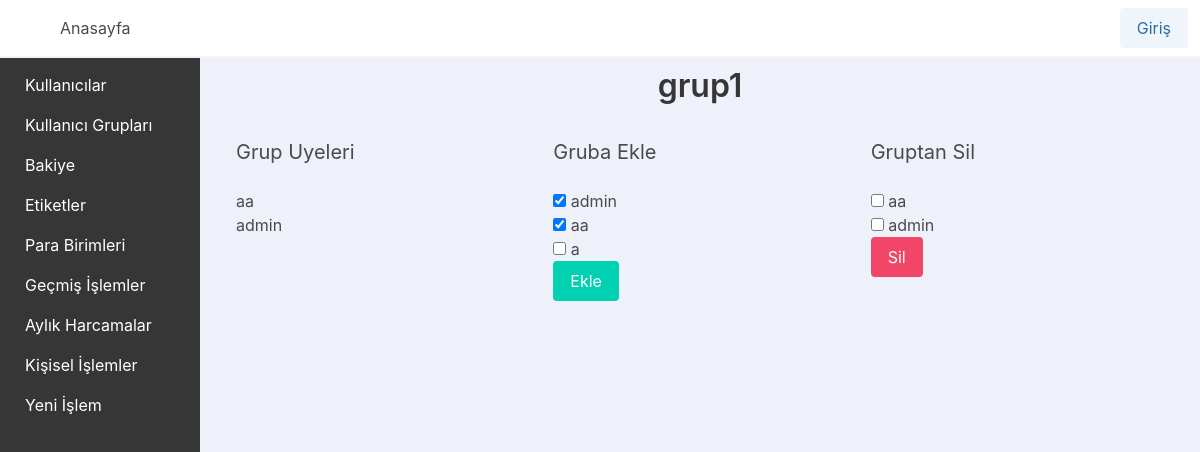
The page /groupdetail/1 on the database its author committed.
### app_base/models.py (models this page shows, shortened)
class MuUser(AbstractUser):
    username_validator = UnicodeUsernameValidator()
    username = models.CharField(_("Kullanıcı Adı"), max_length=150, unique=True, help_text=_("Max 150 karakter olabilir. Harfler, sayilar ve sadece @/./+/-/_ olabilir"), validators=[username_validator], error_messages={"unique": _("Bu isimde bir kullanici zaten var")})
    first_name = models.CharField(_("İsim"), max_length=150, blank=True)
    last_name = models.CharField(_("Soyisim"), max_length=150, blank=True)
    email = models.EmailField(_("email address"), blank=True)
    is_staff = models.BooleanField(_("Yönetici Durumu"), default=False, help_text=_("Kullanıcının bu yönetici paneline giriş yapabilmesini belirler."))
    is_active = models.BooleanField(_("active"), default=True, help_text=_("Designates whether this user should be treated as active. " "Unselect this instead of deleting accounts."))
    date_joined = models.DateTimeField(_("date joined"), default=timezone.now)
    currency = models.ForeignKey(Currency, on_delete=models.PROTECT, null=True)

class MuGroup(Group):
    creation_date = models.DateTimeField(auto_now_add=True)

### app_base/views.py (the view)
# urls.py: path("groupdetail/<int:group_id>", views.groupdetail_view, name="groupdetail_view_name"),
def groupdetail_view(request, group_id):
    group = get_object_or_404(MuGroup, pk=group_id)
    all_users = MuUser.objects.all()
    if request.method == "POST" and "add_users" in request.POST:
        selected_users_ids = request.POST.getlist("add_user")
        group.user_set.add(*selected_users_ids)
    if request.method == "POST" and "remove_users" in request.POST:
        selected_users_ids = request.POST.getlist("remove_user")
        group.user_set.remove(*selected_users_ids)
    context = {
        "group": group,
        "all_users": all_users,
    }
    return render(request, "app_base/groups/groupdetail.html", context)

### app_base/templates/app_base/groups/groupdetail.html (shortened to what this page needs)
{% extends "base.html" %}
{% block content %}
    <div class="column m-auto">
        <div class="block">
            <h1 class="title has-text-centered">{{ group.name }}</h1>
        </div>
        <div class="columns m-auto">
            <div class="column">
                <h2 class="subtitle">Grup Uyeleri</h2>
                <ul>
                    {% for user in group.user_set.all %}<li>{{ user.username }}</li>{% endfor %}
                </ul>
            </div>
            <div class="column">
                <h2 class="subtitle">Gruba Ekle</h2>
                <form method="post">
                    <ul>
                        {% for user in all_users %}
                            <li>
                                <label class="checkbox">
                                    <input type="checkbox" name="add_user" value="{{ user.id }}" {% if user in group.user_set.all %}checked{% endif %}>
                                    {{ user.username }}
                                </label>
                            </li>
                        {% endfor %}
                    </ul>
                    <button type="submit" name="add_users" class="button is-primary">Ekle</button>
                </form>
            </div>
            <div class="column">
                <h2 class="subtitle">Gruptan Sil</h2>
                <form method="post">
                    <ul>
                        {% for user in group.user_set.all %}
                            <li>
                                <label class="checkbox">
                                    <input type="checkbox" name="remove_user" value="{{ user.id }}">
                                    {{ user.username }}
                                </label>
                            </li>
                        {% endfor %}
                    </ul>
                    <button type="submit" name="remove_users" class="button is-danger">Sil</button>
                </form>
            </div>
        </div>
    </div>
{% endblock content %}

### rows shown on the page
MuUser: username "aa", add_user "☑"
MuUser: username "admin", add_user "☑"
MuUser: username "a"

### other values the page prints
{{ group.name }} "grup1"
